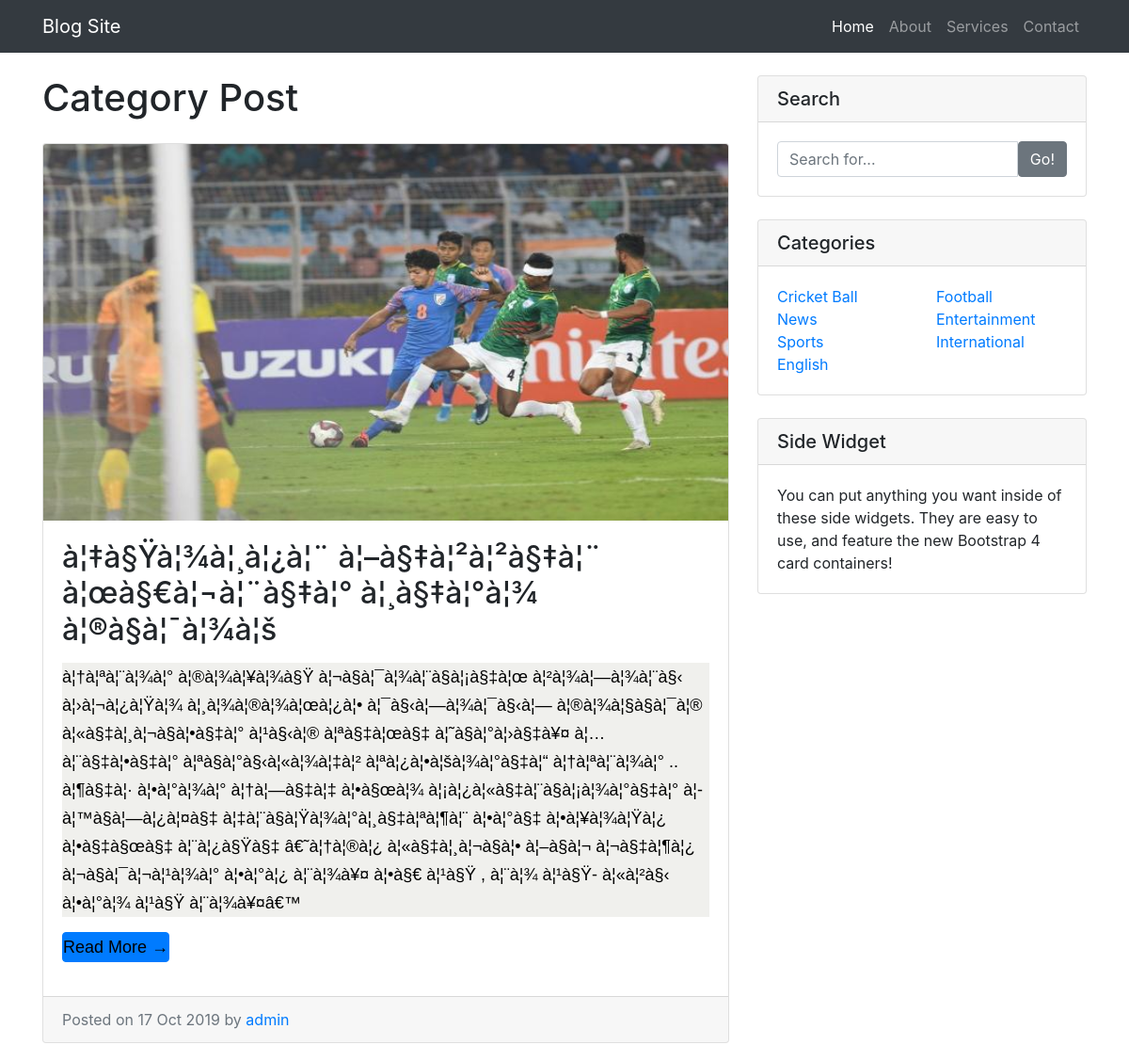
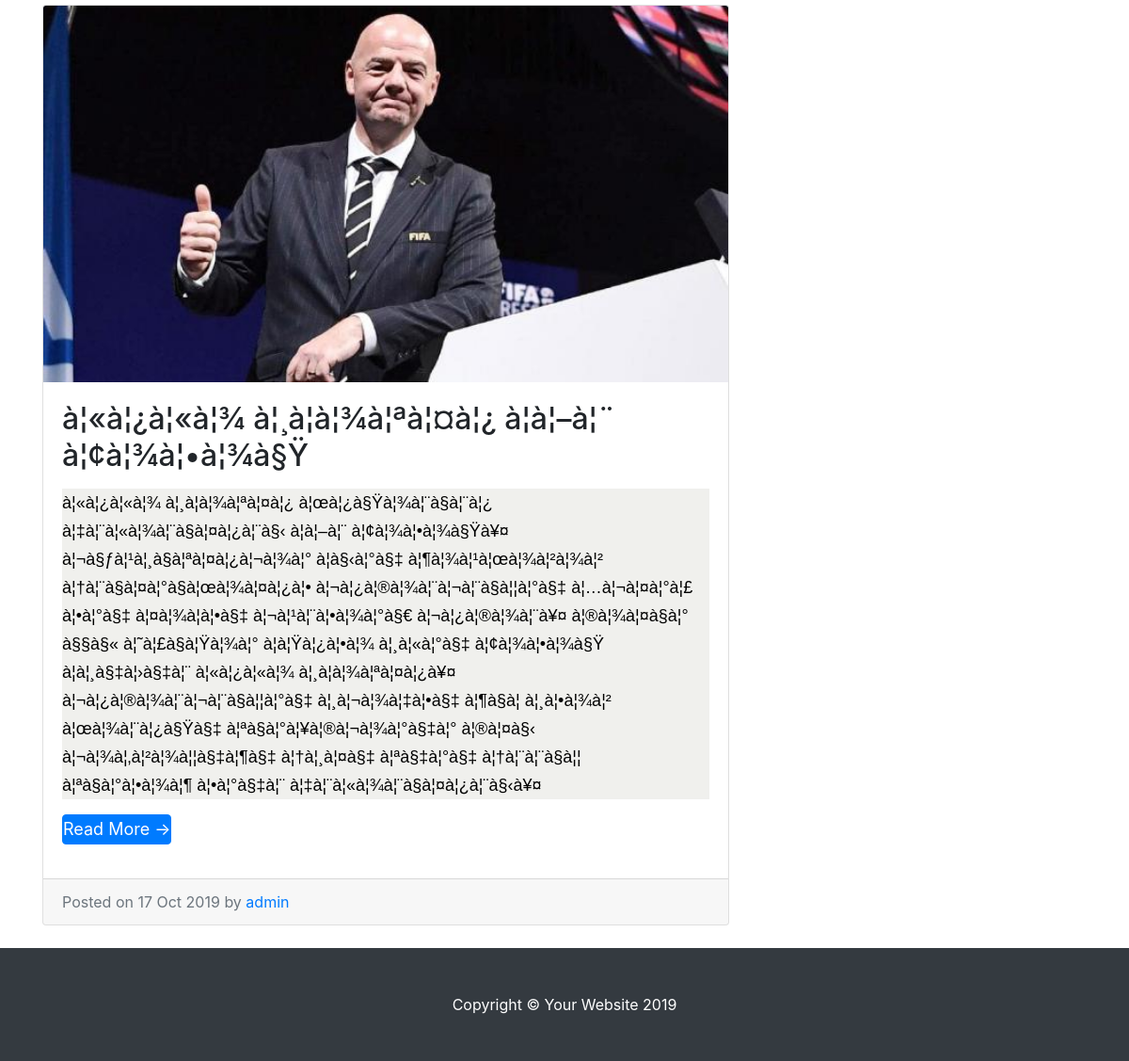
Page /categoryPost.php?id=11 on the committed database (2 pictures, top to bottom).
### tables this page shows
CREATE TABLE `blog` (
  `id` int(5) NOT NULL,
  `cat_id` int(2) NOT NULL,
  `title` varchar(255) NOT NULL,
  `content` text NOT NULL,
  `photo` varchar(50) NOT NULL,
  `name` varchar(50) NOT NULL,
  `status` tinyint(4) NOT NULL,
  `created_at` timestamp NOT NULL DEFAULT CURRENT_TIMESTAMP,
  `updated_at` timestamp NOT NULL DEFAULT CURRENT_TIMESTAMP ON UPDATE CURRENT_TIMESTAMP
);

CREATE TABLE `category` (
  `id` int(2) NOT NULL,
  `category_name` varchar(50) NOT NULL,
  `status` tinyint(1) NOT NULL,
  `created_at` timestamp NOT NULL DEFAULT CURRENT_TIMESTAMP,
  `updated_at` timestamp NOT NULL DEFAULT CURRENT_TIMESTAMP ON UPDATE CURRENT_TIMESTAMP
);

### app/classes/Database.php (called while the page is built, shortened)
<?php
class Database
{
	public static function dbConn(){
		$host = "localhost";
		$user = "root";
		$pass = "";
		$db = "oop_blog";
		$conn = mysqli_connect($host, $user, $pass, $db);
		return $conn;
	}
}
?>

### app/classes/Blog.php (called while the page is built, shortened)
<?php
class Blog
{
    public function categoryPost($id){
        $sql = "SELECT * FROM blog WHERE cat_id='$id' ";
        $result = mysqli_query(Database::dbConn(), $sql);
        return $result;
    }
}

### app/classes/Category.php (called while the page is built, shortened)
<?php
class Category
{
    public function showActiveCategory(){
        $sql = "SELECT * FROM category WHERE status=1";
        $result = mysqli_query(Database::dbConn(), $sql);
        return $result;
    }
}
?>

### categoryPost.php (the view)
<?php
include 'include/style.php';
$post = new App\classes\Blog();
$id = $_GET['id'];
$catPost = $post->categoryPost($id);
?>
<?php include 'include/header.php'; ?>
    <div class="container">
    <div class="row">
    <div class="col-md-8" id="searchResult">
        <h1 class="my-4">Category Post</h1>
        <?php
        while ($catPostResult = mysqli_fetch_assoc($catPost)) { ?>
            <div class="card mb-4">
                <img class="card-img-top" src="uploads/images/<?= $catPostResult['photo']; ?>" height="400px"
                     width="300px" alt="Post Image">
                <div class="card-body">
                    <h2 class="card-title"><?= $catPostResult['title']; ?></h2>
                    <p class="card-text"><?= substr($catPostResult['content'], 0, 2000); ?>.........</p>
                    <a href="singlePost.php?id=<?= $catPostResult['id']; ?>" class="btn btn-primary">Read More
                        &rarr;</a>
                </div>
                <div class="card-footer text-muted">
                    Posted on <?= date("d M Y", strtotime($catPostResult['created_at'])); ?> by
                    <a href="#"><?= $catPostResult['name']; ?></a>
                </div>
            </div>
            <?php
        }
        ?>
    </div>
<?php include 'include/widget.php'; ?>
<?php include 'include/footer.php'; ?>

### include/style.php (shortened to what this page needs)
<!DOCTYPE html>
<html lang="en">
<head>
    <link href="assets/vendor/bootstrap/css/bootstrap.min.css" rel="stylesheet">
    <link href="assets/css/blog-home.css" rel="stylesheet">
</head>
<body>

### include/header.php (shortened to what this page needs)
<nav class="navbar navbar-expand-lg navbar-dark bg-dark fixed-top">
    <div class="container">
        <a class="navbar-brand" href="index.php">Blog Site</a>
        <div class="collapse navbar-collapse" id="navbarResponsive">
            <ul class="navbar-nav ml-auto">
                <li class="nav-item active">
                    <a class="nav-link" href="#">Home
                    </a>
                </li>
                <li class="nav-item">
                    <a class="nav-link" href="#">About</a>
                </li>
                <li class="nav-item">
                    <a class="nav-link" href="#">Services</a>
                </li>
                <li class="nav-item">
                    <a class="nav-link" href="#">Contact</a>
                </li>
            </ul>
        </div>
    </div>
</nav>

### include/widget.php
<?php
$activeCat = new \App\classes\Category();
$activeCatRes = $activeCat->showActiveCategory();
?>
<div class="col-md-4">
    <div class="card my-4">
        <h5 class="card-header">Search</h5>
        <div class="card-body">
            <div class="input-group">
                <input type="text" class="form-control" onkeyup="searchBlog(this.value)" placeholder="Search for...">
                <span class="input-group-btn">
                <button class="btn btn-secondary" type="button">Go!</button>
              </span>
            </div>
        </div>
    </div>
    <div class="card my-4">
        <h5 class="card-header">Categories</h5>
        <div class="card-body">
            <div class="row">
                <?php
                    while ($activeCatRow = mysqli_fetch_assoc($activeCatRes)){ ?>
                <div class="col-lg-6">
                    <ul class="list-unstyled mb-0">
                        <li>
                            <a href="categoryPost.php?id=<?= $activeCatRow['id']; ?>"><?= $activeCatRow['category_name']; ?></a>
                        </li>
                    </ul>
                </div>
                    <?php  }  ?>
            </div>
        </div>
    </div>
    <div class="card my-4">
        <h5 class="card-header">Side Widget</h5>
        <div class="card-body">
            You can put anything you want inside of these side widgets. They are easy to use, and feature the new Bootstrap 4 card containers!
        </div>
    </div>
</div>

### include/footer.php (shortened to what this page needs)
</div>
</div>
<footer class="py-5 bg-dark">
    <div class="container">
        <p class="m-0 text-center text-white">Copyright &copy; Your Website 2019</p>
    </div>
</footer>
</body>
</html>

### assets/css/blog-home.css (style rules this page uses)
body { padding-top: 56px; }

### rows in the picture
blog: photo (picture), title "à¦‡à§Ÿà¦¾à¦¸à¦¿à¦¨ à¦–à§‡à¦²à¦²à§‡à¦¨ à¦œà§€à¦¬à¦¨à§‡à¦° à¦¸à§‡à¦°à¦¾ à¦®à§à¦¯à¦¾à¦š", content "à¦†à¦ªà¦¨à¦¾à¦° à¦®à¦¾à¦¥à¦¾à§Ÿ à¦¬à§à¦¯à¦¾à¦¨à§à¦¡à§‡à¦œ à¦²à¦¾à¦—à¦¾à¦¨à§‹ à¦›à¦¬à¦¿à¦Ÿà¦¾ à¦¸à¦¾à¦®à¦¾à¦œà¦¿à¦• à¦¯à§‹à¦—à¦¾à¦¯à§‹à¦— à¦®à¦¾à¦§à§à¦¯à¦® à¦«à§‡à¦¸à¦¬à§à¦•à§‡à¦° à¦¹à§‹à¦® à¦ªà§‡à¦œà§‡ à¦˜à§à¦°à¦›à§‡à¥¤ à¦…à¦¨à§‡à¦•à§‡à¦° à¦ªà§à¦°à§‹à¦«à¦¾à¦‡à¦² à¦ªà¦¿à¦•à¦šà¦¾à¦°à§‡à¦“ à¦†à¦ªà¦¨à¦¾à¦° .. à¦¶à§‡à¦· à¦•à¦°à¦¾à¦° à¦†à¦—à§‡à¦‡ à¦•à§œà¦¾ à¦¡à¦¿à¦«à§‡à¦¨à§à¦¡à¦¾à¦°à§‡à¦° à¦­à¦™à§à¦—à¦¿à¦¤à§‡ à¦‡à¦¨à§à¦Ÿà¦¾à¦°à¦¸à§‡à¦ªà¦¶à¦¨ à¦•à¦°à§‡ à¦•à¦¥à¦¾à¦Ÿà¦¿ à¦•à§‡à§œà§‡ à¦¨à¦¿à§Ÿà§‡ â€˜à¦†à¦®à¦¿ à¦«à§‡à¦¸à¦¬à§à¦• à¦–à§à¦¬ à¦¬à§‡à¦¶à¦¿ à¦¬à§à¦¯à¦¬à¦¹à¦¾à¦° à¦•à¦°à¦¿ à¦¨à¦¾à¥¤ à¦•à§€ à¦¹à§Ÿ , à¦¨à¦¾ à¦¹à§Ÿ- à¦«à¦²à§‹ à¦•à¦°à¦¾ à¦¹à§Ÿ à¦¨à¦¾à¥¤â€™", created_at "17 Oct 2019", name "admin"
blog: photo (picture), title "à¦«à¦¿à¦«à¦¾ à¦¸à¦­à¦¾à¦ªà¦¤à¦¿ à¦à¦–à¦¨ à¦¢à¦¾à¦•à¦¾à§Ÿ", content "à¦«à¦¿à¦«à¦¾ à¦¸à¦­à¦¾à¦ªà¦¤à¦¿ à¦œà¦¿à§Ÿà¦¾à¦¨à§à¦¨à¦¿ à¦‡à¦¨à¦«à¦¾à¦¨à§à¦¤à¦¿à¦¨à§‹ à¦à¦–à¦¨ à¦¢à¦¾à¦•à¦¾à§Ÿà¥¤ à¦¬à§ƒà¦¹à¦¸à§à¦ªà¦¤à¦¿à¦¬à¦¾à¦° à¦­à§‹à¦°à§‡ à¦¶à¦¾à¦¹à¦œà¦¾à¦²à¦¾à¦² à¦†à¦¨à§à¦¤à¦°à§à¦œà¦¾à¦¤à¦¿à¦• à¦¬à¦¿à¦®à¦¾à¦¨à¦¬à¦¨à§à¦¦à¦°à§‡ à¦…à¦¬à¦¤à¦°à¦£ à¦•à¦°à§‡ à¦¤à¦¾à¦à¦•à§‡ à¦¬à¦¹à¦¨à¦•à¦¾à¦°à§€ à¦¬à¦¿à¦®à¦¾à¦¨à¥¤ à¦®à¦¾à¦¤à§à¦° à§§à§« à¦˜à¦£à§à¦Ÿà¦¾à¦° à¦à¦Ÿà¦¿à¦•à¦¾ à¦¸à¦«à¦°à§‡ à¦¢à¦¾à¦•à¦¾à§Ÿ à¦à¦¸à§‡à¦›à§‡à¦¨ à¦«à¦¿à¦«à¦¾ à¦¸à¦­à¦¾à¦ªà¦¤à¦¿à¥¤ à¦¬à¦¿à¦®à¦¾à¦¨à¦¬à¦¨à§à¦¦à¦°à§‡ à¦¸à¦¬à¦¾à¦‡à¦•à§‡ à¦¶à§à¦­ à¦¸à¦•à¦¾à¦² à¦œà¦¾à¦¨à¦¿à§Ÿà§‡ à¦ªà§à¦°à¦¥à¦®à¦¬à¦¾à¦°à§‡à¦° à¦®à¦¤à§‹ à¦¬à¦¾à¦‚à¦²à¦¾à¦¦à§‡à¦¶à§‡ à¦†à¦¸à¦¤à§‡ à¦ªà§‡à¦°à§‡ à¦†à¦¨à¦¨à§à¦¦…", created_at "17 Oct 2019", name "admin"
category: category_name "Cricket Ball"
category: category_name "Football"
category: category_name "News"
category: category_name "Entertainment"
category: category_name "Sports"
category: category_name "International"
category: category_name "English"
